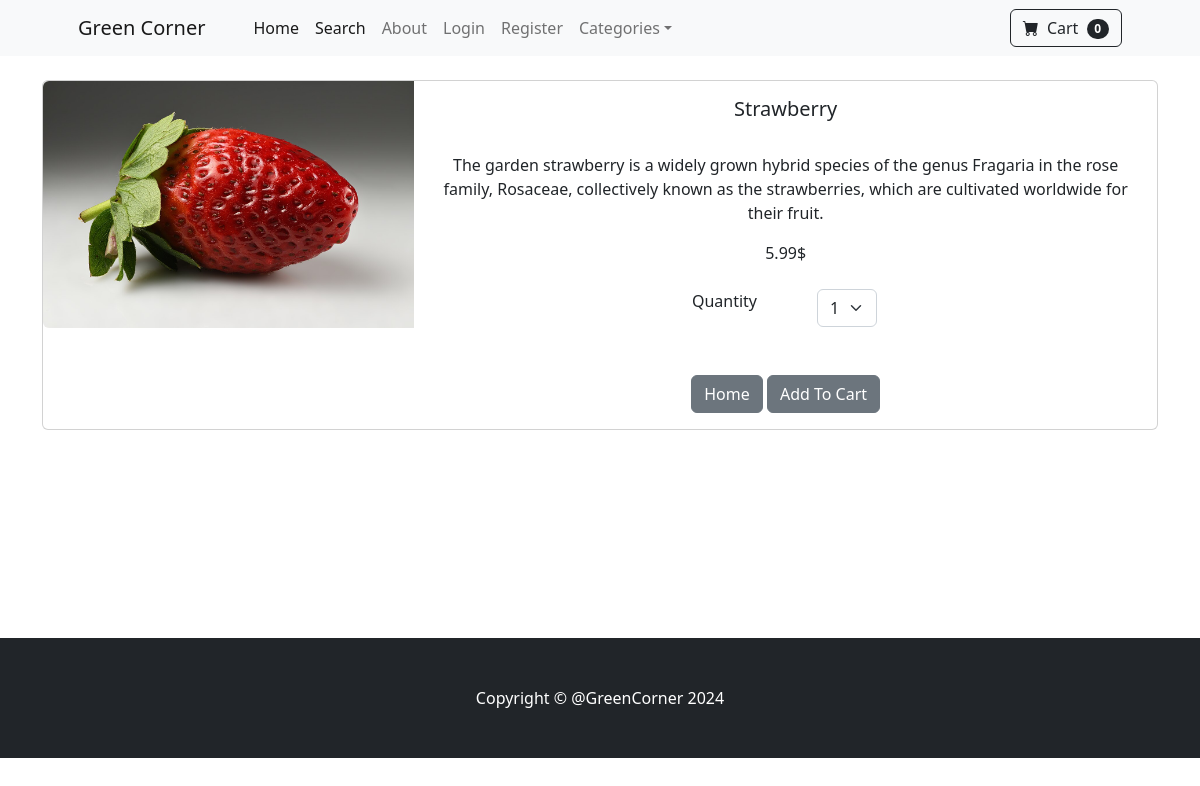
The app's page /product/2 with its own data.
### store/models.py (models this page shows, shortened)
class Product(models.Model):
    name = models.CharField(max_length=100)
    price = models.DecimalField(default=0.00, decimal_places=2, max_digits=6)
    category = models.ForeignKey(Category, on_delete=models.CASCADE, default=1)
    description = models.TextField(max_length=250, default='', blank=True, null=True)
    image = models.ImageField(upload_to='uploads/product/')
    is_sale = models.BooleanField(default=False)
    sale_price = models.DecimalField(default=0.00, decimal_places=2, max_digits=6)

### store/views.py (the view)
# urls.py: path('product/<int:pk>', views.product, name='product'),
def product(request, pk):
    product = Product.objects.get(id=pk)
    context = {'product': product}
    return render(request, 'product.html', context)

### cart/cart.py (called while the page is built)
    def __len__(self):
        return len(self.cart)

### cart/context_processors.py (called while the page is built)
def cart(request):
    return {'cart': Cart(request)}

### store/templates/product.html (shortened to what this page needs)
{% extends 'base.html' %}
{% block content %}
    <div class="container">
    <br/>
        <div class="card mb-3">
  <div class="row g-0">
    <div class="col-md-4">
      <img src="{{ product.image.url }}" class="img-fluid rounded-start" alt="...">
    </div>
    <div class="col-md-8">
      <div class="card-body" style="text-align: center;">
        <h5 class="card-title">{{ product.name }}</h5>
      <br/>
        <p class="card-text justified">{{ product.description }}</p>
          {% if product.is_sale %}
              <div class="d-flex justify-content-center small text-warning mb-2">
              <div class="bi-star-fill"></div>
              &nbsp;&nbsp;Sale!&nbsp;&nbsp;
              <div class="bi-star-fill"></div>
              </div>
            <del>
            {{ product.price }}$
            </del>
            &nbsp;{{ product.sale_price }}$
          {% else %}
              {{ product.price }}$
          {% endif %}
      <br/><br/>
      <div class="row justify-content-center">
          <div class="col-md-2">Quantity</div>
          <div class="col-md-2">
              <label>
                  <select class="form-select" id="qty-cart">
                  <option value="1">1</option>
                  </select>
              </label>
          </div>
      </div>
      <br/><br/>
        <a href="{% url 'home' %}" class="btn btn-secondary">Home</a>
        <button type="button" value="{{ product.id }}" class="btn btn-secondary" id="add-cart">Add To Cart</button>
      </div>
    </div>
  </div>
</div>
    <br/><br/><br/><br/><br/><br/><br/><br/>
    </div>
{% endblock content %}

### records on screen
Product: image (picture), name "Strawberry", description "The garden strawberry is a widely grown hybrid species of the genus Fragaria in the rose family, Rosaceae, collectively known as the strawberries, which are cultivated worldwide for their fruit.", price "5.99"

### other values on screen
{{ cart|length }} "0"
